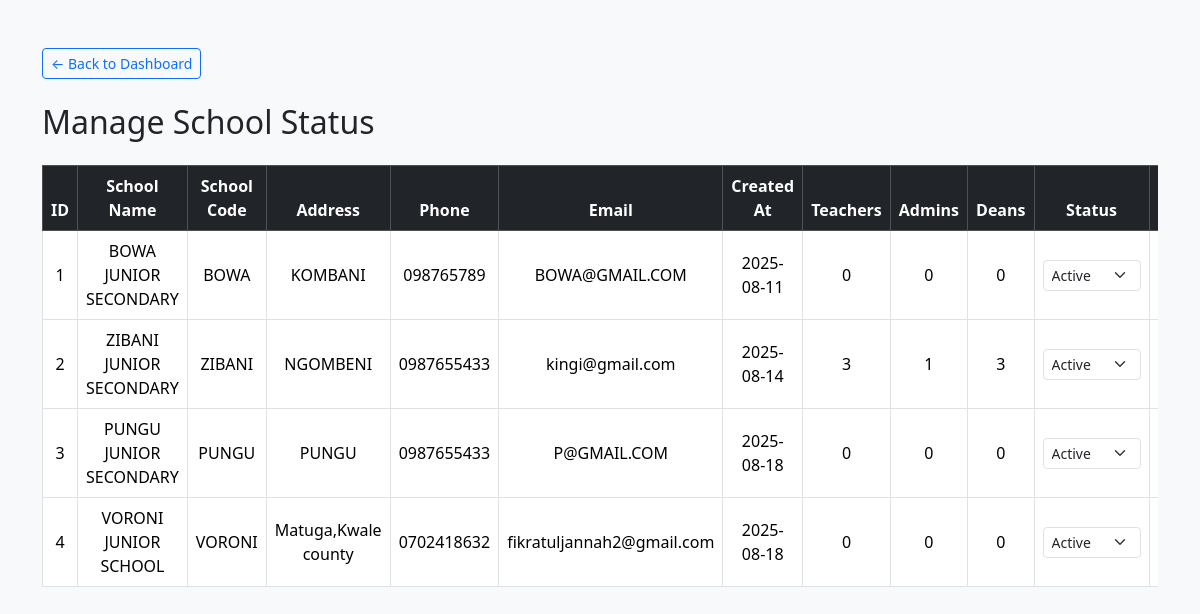
/manager/manage_schools.php (signed in), run on the app's committed database.
### tables this page shows
CREATE TABLE `school` (
  `id` int(11) NOT NULL,
  `school_name` varchar(100) NOT NULL,
  `school_code` varchar(50) NOT NULL,
  `address` text NOT NULL,
  `phone` varchar(25) NOT NULL,
  `email` varchar(100) NOT NULL,
  `created_at` date NOT NULL DEFAULT current_timestamp(),
  `status` tinyint(1) NOT NULL DEFAULT 1
);

### manager/manage_schools.php (the view, shortened to what this page needs)
<?php
include 'db.php';
$query = "
    SELECT s.id, s.school_name, s.school_code, s.address, s.phone, s.email, s.created_at, s.status,
           SUM(CASE WHEN u.role = 'Teacher' THEN 1 ELSE 0 END) AS teacher_count,
           SUM(CASE WHEN u.role = 'Admin' THEN 1 ELSE 0 END) AS admin_count,
           SUM(CASE WHEN u.role = 'Dean' THEN 1 ELSE 0 END) AS dean_count
    FROM school s
    LEFT JOIN users u ON u.school_id = s.id
    GROUP BY s.id
    ORDER BY s.id ASC
";
$result = $conn->query($query);
$schools = $result->fetch_all(MYSQLI_ASSOC);
?>
<!DOCTYPE html>
<html lang="en">
<head>
    <link href="https://cdn.jsdelivr.net/npm/bootstrap@5.3.3/dist/css/bootstrap.min.css" rel="stylesheet">
</head>
<body class="bg-light">
<div class="container mt-5">
<a href="dashboard.php" class="btn btn-outline-primary mb-4 btn-sm">
    &larr; Back to Dashboard
</a>
    <h2 class="mb-4">Manage School Status</h2>
    <div class="table-responsive">
        <table class="table table-bordered table-hover align-middle text-center">
            <thead class="table-dark">
                <tr>
                    <th>ID</th>
                    <th>School Name</th>
                    <th>School Code</th>
                    <th>Address</th>
                    <th>Phone</th>
                    <th>Email</th>
                    <th>Created At</th>
                    <th>Teachers</th>
                    <th>Admins</th>
                    <th>Deans</th>
                    <th>Status</th>
                    <th>Update</th>
                </tr>
            </thead>
            <tbody>
            <?php foreach ($schools as $school): ?>
                <tr>
                    <td><?= $school['id'] ?></td>
                    <td><?= htmlspecialchars($school['school_name']) ?></td>
                    <td><?= htmlspecialchars($school['school_code']) ?></td>
                    <td><?= htmlspecialchars($school['address']) ?></td>
                    <td><?= htmlspecialchars($school['phone']) ?></td>
                    <td><?= htmlspecialchars($school['email']) ?></td>
                    <td><?= $school['created_at'] ?></td>
                    <td><?= $school['teacher_count'] ?></td>
                    <td><?= $school['admin_count'] ?></td>
                    <td><?= $school['dean_count'] ?></td>
                    <td>
                        <form method="POST" class="d-flex justify-content-center align-items-center gap-2">
                            <select name="status" class="form-select form-select-sm w-auto">
                                <option value="1" <?= $school['status'] == 1 ? 'selected' : '' ?>>Active</option>
                            </select>
                    </td>
                    <td>
                    </td>
                </tr>
            <?php endforeach; ?>
            </tbody>
        </table>
    </div>
</div>
</body>
</html>

### data on the page
school: id "1", school_name "BOWA JUNIOR SECONDARY", school_code "BOWA", address "KOMBANI", phone "098765789", email "BOWA@GMAIL.COM", created_at "2025-08-11", teacher_count "0", admin_count "0", dean_count "0", status "Active"
school: id "2", school_name "ZIBANI JUNIOR SECONDARY", school_code "ZIBANI", address "NGOMBENI", phone "0987655433", email "kingi@gmail.com", created_at "2025-08-14", teacher_count "3", admin_count "1", dean_count "3", status "Active"
school: id "3", school_name "PUNGU JUNIOR SECONDARY", school_code "PUNGU", address "PUNGU", phone "0987655433", email "P@GMAIL.COM", created_at "2025-08-18", teacher_count "0", admin_count "0", dean_count "0", status "Active"
school: id "4", school_name "VORONI JUNIOR SCHOOL", school_code "VORONI", address "Matuga,Kwale county", phone "0702418632", email "fikratuljannah2@gmail.com", created_at "2025-08-18", teacher_count "0", admin_count "0", dean_count "0", status "Active"
